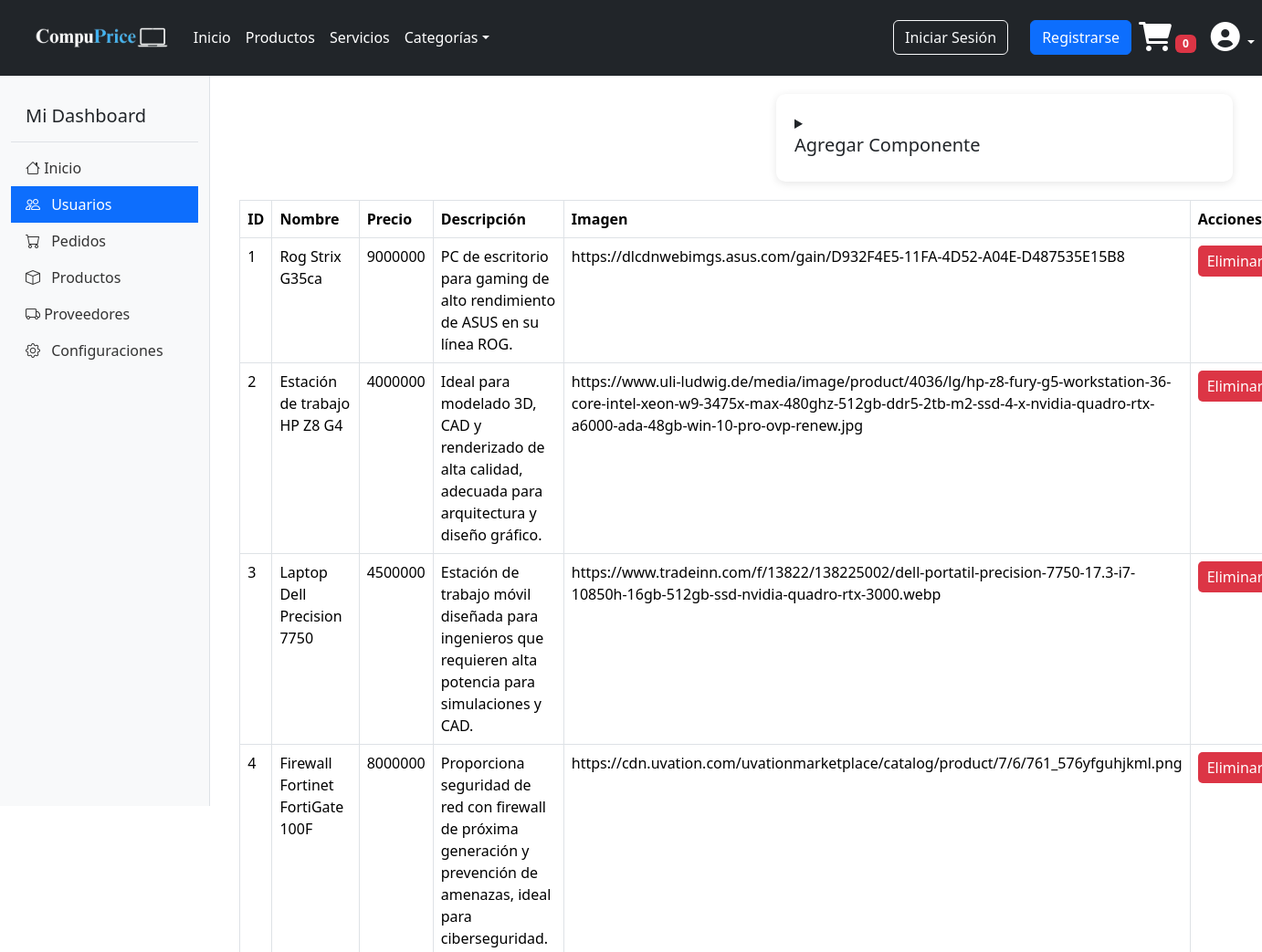
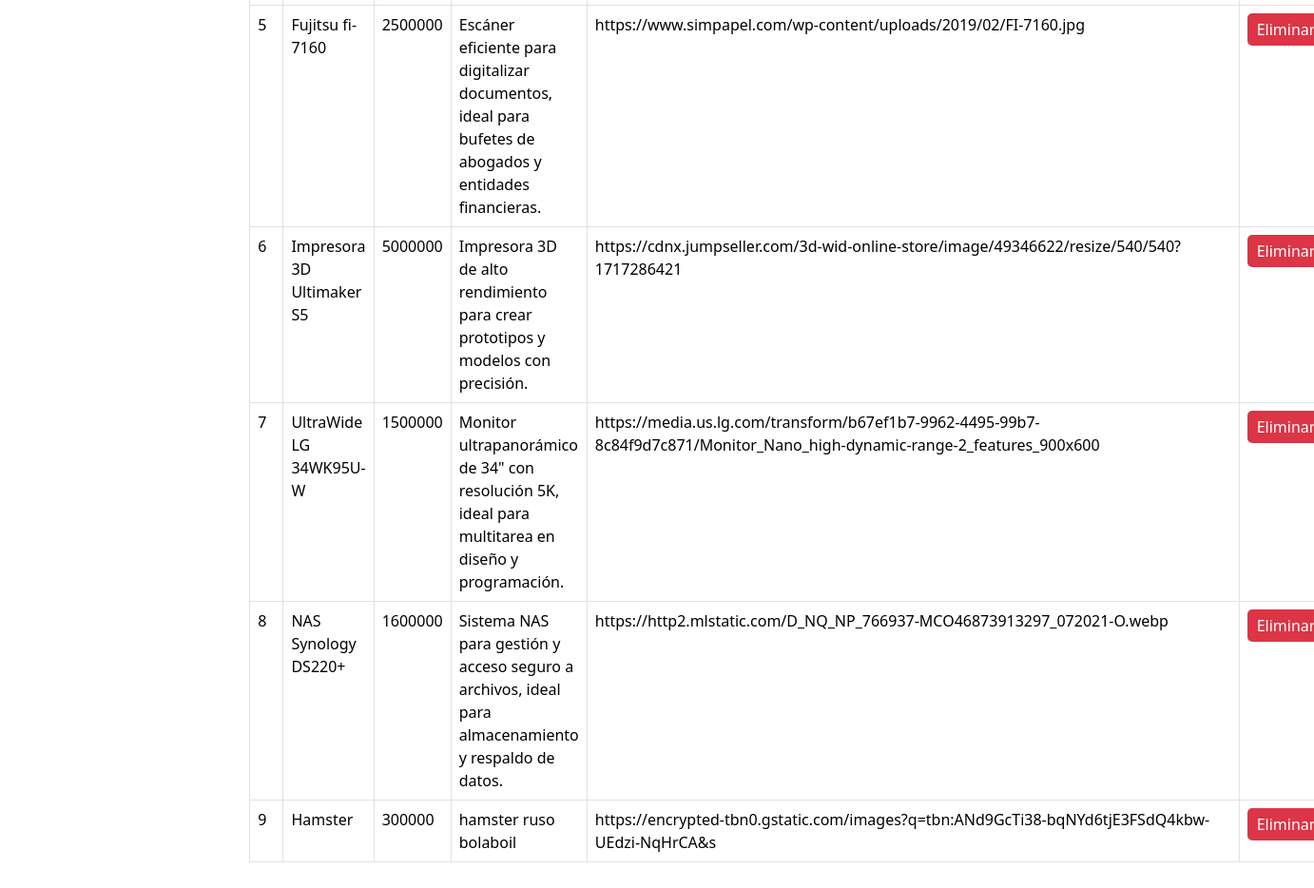
The app's page /componentes.php with its own data (2 pictures, top to bottom).
### tables this page shows
CREATE TABLE `tblproductos` (
  `ID` int(11) NOT NULL,
  `categoria_ID` int(11) DEFAULT NULL,
  `Nombre` varchar(255) NOT NULL,
  `Precio` decimal(20,0) NOT NULL,
  `Descripcion` text NOT NULL,
  `Imagen` varchar(255) NOT NULL
);

### componentes.php (the view, shortened to what this page needs)
<?php
include 'template (layout)/cabecera.php';
include 'template (layout)/barra_admin.php'
?>
<?php
$query = "SELECT * FROM tblproductos";
$result = $pdo->query($query);
?>
    <link rel="stylesheet" href="css/componentes.css";>
</head>
<body>
    <details class="add-component-section">
        <summary><h5>Agregar Componente</h5></summary>
    </details>
    <table class="table">
        <thead>
            <tr>
                <th>ID</th>
                <th>Nombre</th>
                <th>Precio</th>
                <th>Descripción</th>
                <th>Imagen</th>
                <th>Acciones</th>
            </tr>
        </thead>
        <tbody>
            <?php while ($row = $result->fetch(PDO::FETCH_ASSOC)): ?>
                <tr>
                    <td><?php echo $row['ID']; ?></td>
                    <td><?php echo $row['Nombre']; ?></td>
                    <td><?php echo $row['Precio']; ?></td>
                    <td><?php echo $row['Descripcion']; ?></td>
                    <td><?php echo $row['Imagen']; ?></td>
                    <td>
                        <form method="post" style="display:inline;">
                            <button type="submit" name="delete_component" class="btn btn-danger">Eliminar</button>
                        </form>
                    </td>
                </tr>
            <?php endwhile; ?>
        </tbody>
    </table>

### template (layout)/cabecera.php (shortened to what this page needs)
<!DOCTYPE html>
<html lang="es">
<head>
    <link href="https://cdn.jsdelivr.net/npm/bootstrap@5.3.3/dist/css/bootstrap.min.css" rel="stylesheet">
    <link href="https://cdnjs.cloudflare.com/ajax/libs/font-awesome/6.0.0-beta3/css/all.min.css" rel="stylesheet">
</head>
<body>
<nav class="navbar navbar-expand-md navbar-dark bg-dark">
    <a class="navbar-brand" href="home.php" style="margin-left: 1cm;">
        <img src="img/logo.png" alt="Logo" width="150" height="50" class="d-inline-block align-text-top img-fluid">
    </a>
    <div class="collapse navbar-collapse" id="collapsibleNavId">
        <ul class="navbar-nav me-auto mt-2 mt-lg-0">
            <li class="nav-item active">
                <a class="nav-link text-white" href="home.php">Inicio</a>
            </li>
            <li class="nav-item">
                <a class="nav-link text-white" href="index.php">Productos</a>
            </li>
            <li class="nav-item">
                <a class="nav-link text-white" href="#">Servicios</a>
            </li>
            <li class="nav-item dropdown">
    <a class="nav-link dropdown-toggle text-white" href="#" id="dropdownId" data-bs-toggle="dropdown" aria-haspopup="true" aria-expanded="false">Categorías</a>
</li>
        </ul>
        <div class="d-flex me-3" style="margin-left: -10px;">
            <button class="btn btn-outline-light btn-m me-2" link href= type="button">Iniciar Sesión</button>
           </div> <button class="btn btn-primary btn-m" type="button">Registrarse</button>
        </div>
        <ul class="navbar-nav">
            <li class="nav-item">
                <a class="nav-link text-white" href="mostrarCarrito.php">
                    <i class="fas fa-shopping-cart fa-2x"></i>
                    <span class="badge bg-danger" id="cart-count"><?php echo isset($_SESSION['CARRITO']) ? count($_SESSION['CARRITO']) : 0; ?></span>
                </a>
            </li>
        </ul>
        <ul class="navbar-nav">
            <li class="nav-item dropdown">
                <a class="nav-link dropdown-toggle text-white" href="#" id="sessionDropdown" data-bs-toggle="dropdown" aria-haspopup="true" aria-expanded="false">
                    <i class="fas fa-user-circle fa-2x"></i>
                </a>
            </li>
        </ul>
</nav>
</body>
</html>

### template (layout)/barra_admin.php (shortened to what this page needs)
    <link rel="stylesheet" href="https://cdn.jsdelivr.net/npm/bootstrap-icons@1.7.2/font/bootstrap-icons.css">
</head>
<body>
    <div class="container-fluid">
        <div class="row">
            <nav id="sidebar" class="col-md-3 col-lg-2 d-md-block sidebar">
                <div class="position-sticky pt-3">
                    <h2 class="h5 px-3 py-3 border-bottom">Mi Dashboard</h2>
                    <ul class="nav flex-column">
                    <li class="nav-item">
                            <a class="nav-link" href="dashboard.php">
                            <i class="bi bi-house"></i>
                                Inicio
                            </a>
                        <li class="nav-item">
                            <a class="nav-link active" href="#usuarios">
                                <i class="bi bi-people me-2"></i>
                                Usuarios
                            </a>
                        </li>
                        <li class="nav-item">
                            <a class="nav-link" href="#pedidos">
                                <i class="bi bi-cart me-2"></i>
                                Pedidos
                            </a>
                        </li>
                        <li class="nav-item">
                            <a class="nav-link" href="componentes.php">
                                <i class="bi bi-box me-2"></i>
                                Productos
                            </a>
                        </li>
                            <li class="nav-item">
                            <a class="nav-link" href="Proveedores.php">
                             <i class="bi bi-truck"></i>
                                Proveedores
                            </a>
                            <li class="nav-item">
                            <a class="nav-link" href="#configuraciones">
                                <i class="bi bi-gear me-2"></i>
                                Configuraciones
                            </a>
                        </li>
                    </ul>
                </div>
            </nav>
            <main class="col-md-9 ms-sm-auto col-lg-10 main-content">
                <div class="container">
</body>
</html>

### css/componentes.css (style rules this page uses)
details { float: right; display: flex; }
button { float: right; }
.add-component-section { background-color: #ffffff; width: 500px; padding: 20px; border-radius: 10px; box-shadow: 0 2px 10px rgba(0, 0, 0, 0.1); margin-bottom: 20px; }
.add-component-section summary { cursor: pointer; outline: none; }
table { width: 100%; border-collapse: collapse; margin-top: 20px; }
table th, table td { border: 1px solid #dee2e6; padding: 10px; text-align: left; }
table th { background-color: #e9ecef; }
button[name="delete_component"] { background-color: #dc3545; color: white; border: none; padding: 5px 10px; border-radius: 5px; cursor: pointer; transition: background-color 0.3s ease; }

### records on screen
tblproductos: ID "1", Nombre "Rog Strix G35ca", Precio "9000000", Descripcion "PC de escritorio para gaming de alto rendimiento de ASUS en su línea ROG.", Imagen "https://dlcdnwebimgs.asus.com/gain/D932F4E5-11FA-4D52-A04E-D487535E15B8"
tblproductos: ID "2", Nombre "Estación de trabajo HP Z8 G4", Precio "4000000", Descripcion "Ideal para modelado 3D, CAD y renderizado de alta calidad, adecuada para arquitectura y diseño gráfico.", Imagen "https://www.uli-ludwig.de/media/image/product/4036/lg/hp-z8-fury-g5-workstation-36-core-intel-xeon-w9-3475x-max-480ghz-512gb-ddr5-2tb-m2-ssd-4-x-nvidia-quadro-rtx-a6000-ada-48gb-win-10-pro-ovp-renew.jpg"
tblproductos: ID "3", Nombre "Laptop Dell Precision 7750", Precio "4500000", Descripcion "Estación de trabajo móvil diseñada para ingenieros que requieren alta potencia para simulaciones y CAD.", Imagen "https://www.tradeinn.com/f/13822/138225002/dell-portatil-precision-7750-17.3-i7-10850h-16gb-512gb-ssd-nvidia-quadro-rtx-3000.webp"
tblproductos: ID "4", Nombre "Firewall Fortinet FortiGate 100F", Precio "8000000", Descripcion "Proporciona seguridad de red con firewall de próxima generación y prevención de amenazas, ideal para ciberseguridad.", Imagen "https://cdn.uvation.com/uvationmarketplace/catalog/product/7/6/761_576yfguhjkml.png"
tblproductos: ID "5", Nombre "Fujitsu fi-7160", Precio "2500000", Descripcion "Escáner eficiente para digitalizar documentos, ideal para bufetes de abogados y entidades financieras.", Imagen "https://www.simpapel.com/wp-content/uploads/2019/02/FI-7160.jpg"
tblproductos: ID "6", Nombre "Impresora 3D Ultimaker S5", Precio "5000000", Descripcion "Impresora 3D de alto rendimiento para crear prototipos y modelos con precisión.", Imagen "https://cdnx.jumpseller.com/3d-wid-online-store/image/49346622/resize/540/540?1717286421"
tblproductos: ID "7", Nombre "UltraWide LG 34WK95U-W", Precio "1500000", Descripcion "Monitor ultrapanorámico de 34\" con resolución 5K, ideal para multitarea en diseño y programación.", Imagen "https://media.us.lg.com/transform/b67ef1b7-9962-4495-99b7-8c84f9d7c871/Monitor_Nano_high-dynamic-range-2_features_900x600"
tblproductos: ID "8", Nombre "NAS Synology DS220+", Precio "1600000", Descripcion "Sistema NAS para gestión y acceso seguro a archivos, ideal para almacenamiento y respaldo de datos.", Imagen "https://http2.mlstatic.com/D_NQ_NP_766937-MCO46873913297_072021-O.webp"
tblproductos: ID "9", Nombre "Hamster", Precio "300000", Descripcion "hamster ruso bolaboil", Imagen "https://encrypted-tbn0.gstatic.com/images?q=tbn:ANd9GcTi38-bqNYd6tjE3FSdQ4kbw-UEdzi-NqHrCA&s"
